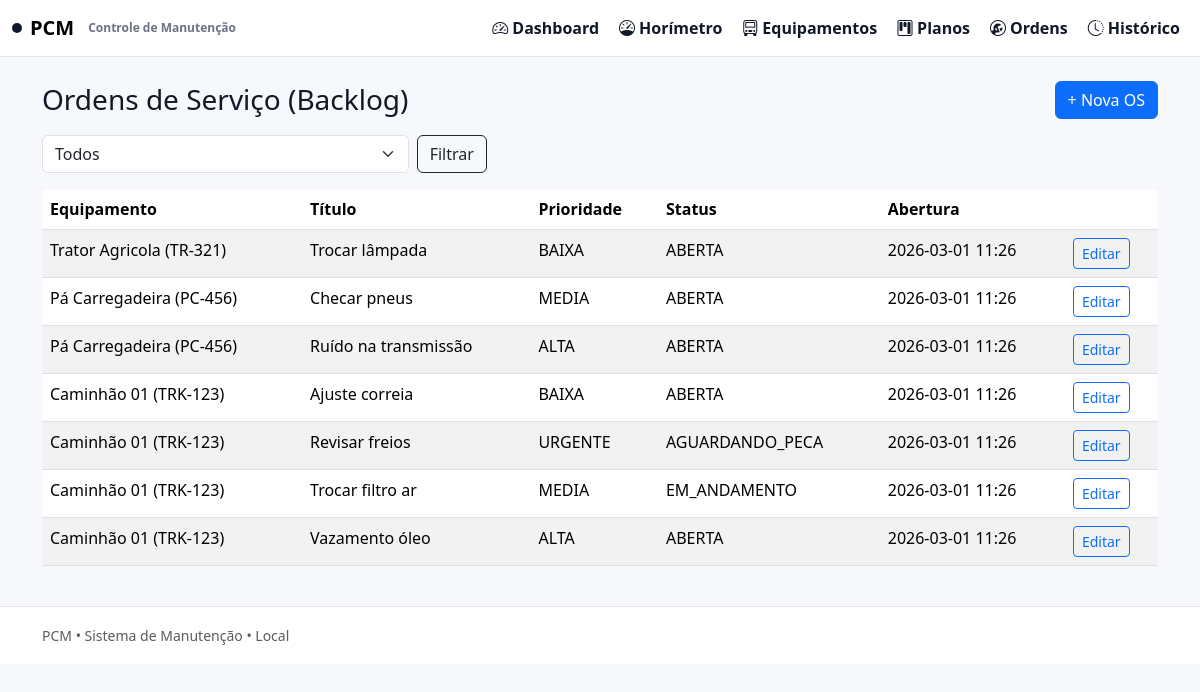
The page /os on the database as committed earlier.
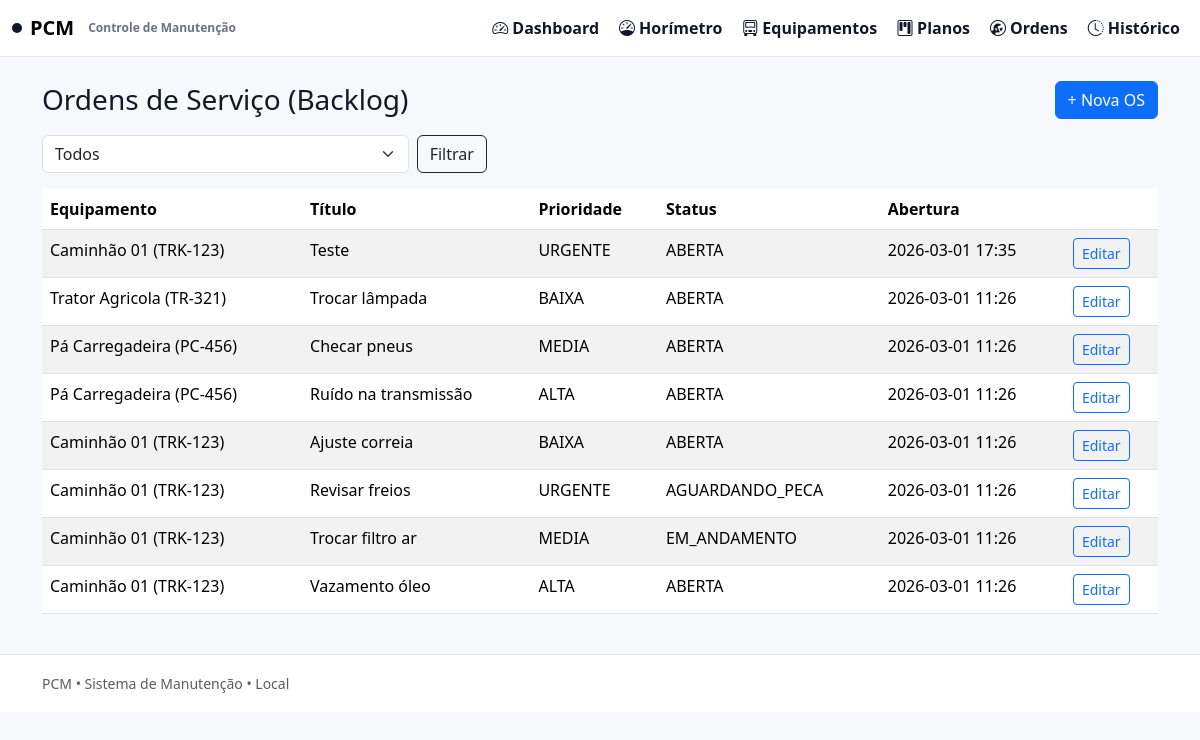
The same page on the database as committed later.
### models.py (models this page shows, shortened)
class WorkOrder(db.Model):
    __tablename__ = "ordens_servico"
    id = db.Column(db.Integer, primary_key=True)
    equipamento_id = db.Column(db.Integer, db.ForeignKey("equipamentos.id"), nullable=False)
    titulo = db.Column(db.String(200), nullable=False)
    descricao = db.Column(db.Text, nullable=True)
    prioridade = db.Column(db.String(20), nullable=False, default="MEDIA")
    status = db.Column(db.String(30), nullable=False, default=OsStatus.ABERTA.value)
    opened_at = db.Column(db.DateTime, nullable=False, default=datetime.utcnow)
    closed_at = db.Column(db.DateTime, nullable=True)
    equipamento = db.relationship("Equipment", backref=db.backref("os", lazy=True))

class Equipment(db.Model):
    __tablename__ = "equipamentos"
    id = db.Column(db.Integer, primary_key=True)
    nome = db.Column(db.String(120), nullable=False)
    codigo = db.Column(db.String(60), nullable=False, unique=True)  # TAG
    tipo = db.Column(db.String(60), nullable=True)
    horimetro_atual = db.Column(db.Integer, nullable=False, default=0)
    ativo = db.Column(db.Boolean, nullable=False, default=True)
    created_at = db.Column(db.DateTime, nullable=False, default=datetime.utcnow)

### app.py (the view)
    @app.route("/os")
    def os_list():
        status = request.args.get("status")
        q = WorkOrder.query
        if status:
            q = q.filter_by(status=status)
        items = q.order_by(WorkOrder.opened_at.desc()).all()
        return render_template("os_list.html", items=items, status=status, all_statuses=[s.value for s in OsStatus])

### templates/os_list.html (shortened to what this page needs)
{% extends "base.html" %}
{% block content %}
<div class="d-flex justify-content-between align-items-center mb-3">
  <h3 class="mb-0">Ordens de Serviço (Backlog)</h3>
  <a class="btn btn-primary" href="{{ url_for('os_nova') }}">+ Nova OS</a>
</div>
<form class="row g-2 mb-3" method="get">
  <div class="col-md-4">
    <select class="form-select" name="status">
      <option value="">Todos</option>
    </select>
  </div>
  <div class="col-md-2">
    <button class="btn btn-outline-dark" type="submit">Filtrar</button>
  </div>
</form>
<table class="table table-striped">
  <thead>
    <tr>
      <th>Equipamento</th><th>Título</th><th>Prioridade</th><th>Status</th><th>Abertura</th><th></th>
    </tr>
  </thead>
  <tbody>
    {% for o in items %}
    <tr>
      <td>{{ o.equipamento.nome }} ({{ o.equipamento.codigo }})</td>
      <td>{{ o.titulo }}</td>
      <td>{{ o.prioridade }}</td>
      <td>{{ o.status }}</td>
      <td>{{ o.opened_at.strftime('%Y-%m-%d %H:%M') }}</td>
      <td><a class="btn btn-sm btn-outline-primary" href="{{ url_for('os_editar', os_id=o.id) }}">Editar</a></td>
    </tr>
    {% endfor %}
  </tbody>
</table>
{% endblock %}

### templates/base.html (shortened to what this page needs)
<!doctype html>
<html lang="pt-br">
<head>
  <link href="https://cdn.jsdelivr.net/npm/bootstrap@5.3.3/dist/css/bootstrap.min.css" rel="stylesheet">
  <link href="https://cdn.jsdelivr.net/npm/bootstrap-icons@1.11.3/font/bootstrap-icons.min.css" rel="stylesheet">
  <link rel="stylesheet" href="{{ url_for('static', filename='css/style.css') }}">
</head>
<body class="bg-app">
<nav class="navbar navbar-expand-lg navbar-light nav-min">
  <div class="container-fluid">
    <a class="navbar-brand fw-bold d-flex align-items-center gap-2" href="{{ url_for('dashboard') }}">
      <span class="brand-mark"></span>
      PCM
      <span class="brand-sub">Controle de Manutenção</span>
    </a>
    <div class="collapse navbar-collapse" id="nav">
      <ul class="navbar-nav ms-auto align-items-lg-center gap-lg-1">
        <li class="nav-item">
          <a class="nav-link" href="{{ url_for('dashboard') }}">
            <i class="bi bi-speedometer2 me-1"></i>Dashboard
          </a>
        </li>
        <li class="nav-item">
          <a class="nav-link" href="{{ url_for('horimetros') }}">
            <i class="bi bi-speedometer me-1"></i>Horímetro
          </a>
        </li>
        <li class="nav-item">
          <a class="nav-link" href="{{ url_for('equipamentos') }}">
            <i class="bi bi-truck-front me-1"></i>Equipamentos
          </a>
        </li>
        <li class="nav-item">
          <a class="nav-link" href="{{ url_for('planos') }}">
            <i class="bi bi-kanban me-1"></i>Planos
          </a>
        </li>
        <li class="nav-item">
          <a class="nav-link" href="{{ url_for('os_list') }}">
            <i class="bi bi-wrench-adjustable-circle me-1"></i>Ordens
          </a>
        </li>
        <li class="nav-item">
          <a class="nav-link" href="{{ url_for('historico') }}">
            <i class="bi bi-clock-history me-1"></i>Histórico
          </a>
        </li>
      </ul>
    </div>
  </div>
</nav>
<main class="container py-4">
  {% block content %}{% endblock %}
</main>
<footer class="footer-min">
  <div class="container">
    <div class="text-muted small">PCM • Sistema de Manutenção • Local</div>
  </div>
</footer>
</body>
</html>

### static/css/style.css (style rules this page uses)
:root { --bg: #f7f8fb; --card: #ffffff; --text: #111827; --muted: #6b7280; --border: #e5e7eb; --shadow: 0 10px 25px rgba(17,24,39,.06); --shadow2: 0 6px 18px rgba(17,24,39,.05); }
.bg-app { background: var(--bg); color: var(--text); }
.nav-min { background: #ffffff !important; border-bottom: 1px solid var(--border); }
.navbar .nav-link { color: #111827 !important; font-weight: 600; }
.navbar-brand .brand-sub { font-weight: 600; color: var(--muted); font-size: 12px; margin-left: 6px; }
.brand-mark { width: 10px; height: 10px; border-radius: 999px; background: #111827; display: inline-block; }
.footer-min { padding: 18px 0; border-top: 1px solid var(--border); background: #ffffff; }

Rows that differ between the two databases and show on the page:
added WorkOrder: equipamento.nome "Caminhão 01", equipamento.codigo "TRK-123", titulo "Teste", prioridade "URGENTE", status "ABERTA", opened_at "2026-03-01 17:35"
